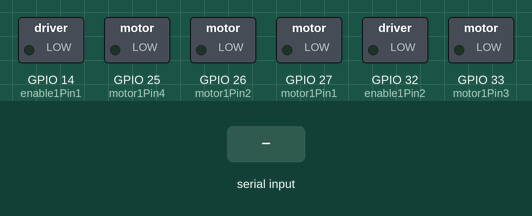
The sketch below on a simulated ESP32. On the bench: switched loads named in the sketch (green lamp = pin HIGH). Inputs (shaded band) come from the test bench. Nothing arrives over Bluetooth unless stated; what the sketch prints to the serial monitor is not drawn.

Above: at 1.2 s.
1.3 s: "1" received over the second serial link
At 2.0 s:
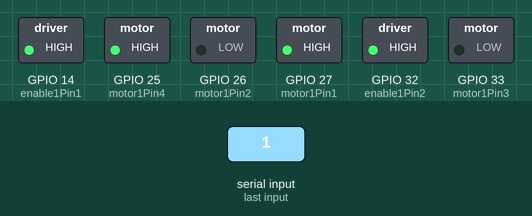
2.8 s: "2" received over the second serial link
At 3.1 s:
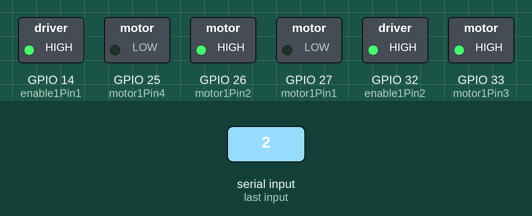
4.3 s: "3" received over the second serial link
At 5.5 s:
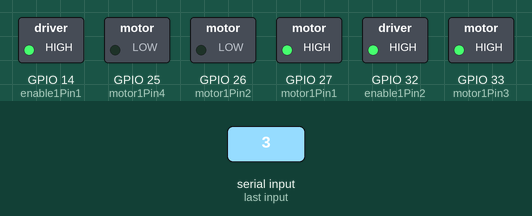
5.8 s: "4" received over the second serial link
At 6.6 s:
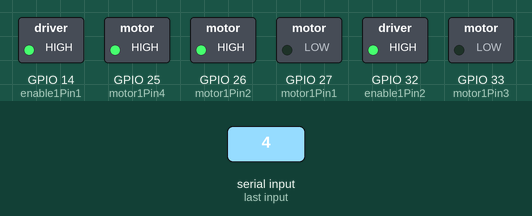
Timing chart, 0 to 8.3 s (numbered marks = the images above; inputs shaded):
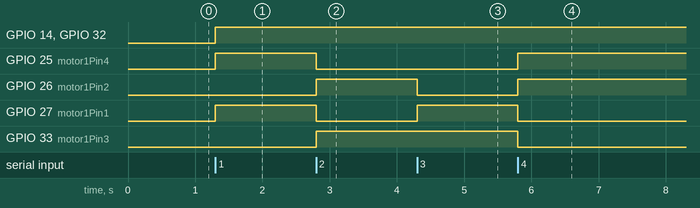

The sketch:

ESP32s_BLUTOOTH_ROBOT_CODING.ino
```cpp
#include <BluetoothSerial.h>

int motor1Pin1 = 27;
int motor1Pin2 = 26;
int enable1Pin1 = 14;
int motor1Pin3 = 33;
int motor1Pin4 = 25;
int enable1Pin2 = 32;


BluetoothSerial SerialBT;
byte BTData;

const int freq = 30000;
const int pwmChannel = 0;
const int resolution = 8;
int dutyCycle = 200;


/* Check if Bluetooth configurations are enabled in the SDK */
#if !defined(CONFIG_BT_ENABLED) || !defined(CONFIG_BLUEDROID_ENABLED)
#error Bluetooth is not enabled! Please run `make menuconfig` to and enable it
#endif

void setup()
{
  pinMode(motor1Pin1, OUTPUT);
  pinMode(motor1Pin2, OUTPUT);
  pinMode(enable1Pin1, OUTPUT);
  pinMode(motor1Pin3, OUTPUT);
  pinMode(motor1Pin4, OUTPUT);
  pinMode(enable1Pin2, OUTPUT);
  Serial.begin(115200);
  SerialBT.begin();
  Serial.println("Bluetooth Started! Ready to pair...");
}

void loop()
{
  if(SerialBT.available())
  {
    BTData = SerialBT.read();
    Serial.write(BTData);
  }

/* If received Character is 1, then Robot move FORWARD */
  if(BTData == '1')
  {
  Serial.println("FORWARD");
  digitalWrite(enable1Pin1,HIGH);
  digitalWrite(enable1Pin2,HIGH);

  digitalWrite(motor1Pin1, HIGH);
  digitalWrite(motor1Pin2, LOW);
  digitalWrite(motor1Pin3, LOW);
  digitalWrite(motor1Pin4, HIGH);

  }

  /* If received Character is 0, then Robot move BACKWARD */
  if(BTData == '2')
  {
  Serial.println("BACKWARD");
  digitalWrite(enable1Pin1,HIGH);
  digitalWrite(enable1Pin2,HIGH);

  digitalWrite(motor1Pin1, LOW);
  digitalWrite(motor1Pin2, HIGH);
  digitalWrite(motor1Pin3, HIGH);
  digitalWrite(motor1Pin4, LOW);


  }

 /* If received Character is 0, then Robot move RIGHT */
  if(BTData == '3')
  {
    Serial.println("RIGHT");
    digitalWrite(enable1Pin1,HIGH);
    digitalWrite(enable1Pin2,HIGH);

    digitalWrite(motor1Pin1, HIGH);
    digitalWrite(motor1Pin2, LOW);
    digitalWrite(motor1Pin3, HIGH);
    digitalWrite(motor1Pin4, LOW);
  }

  /* If received Character is 0, then Robot move LEFT */
   if(BTData == '4')
  {
    Serial.println("LEFT");
    digitalWrite(enable1Pin1,HIGH);
    digitalWrite(enable1Pin2,HIGH);

    digitalWrite(motor1Pin1, LOW);
    digitalWrite(motor1Pin2, HIGH);
    digitalWrite(motor1Pin3, LOW);
    digitalWrite(motor1Pin4, HIGH);
  }

  /* If received Character is 0, then Robot STOPPED */
   if(BTData == '5')
  {
    Serial.println("STOPPED");
    digitalWrite(enable1Pin1,LOW);
    digitalWrite(enable1Pin2,LOW);

    digitalWrite(motor1Pin1, LOW);
    digitalWrite(motor1Pin2, LOW);
    digitalWrite(motor1Pin3, LOW);
    digitalWrite(motor1Pin4, LOW);
  }
}
```

Measured:
- after the input at 1.3 s, GPIO 14 (enable1Pin1), GPIO 25 (motor1Pin4), GPIO 27 (motor1Pin1), GPIO 32 (enable1Pin2): LOW → HIGH at once
- after the input at 2.8 s, GPIO 25 (motor1Pin4), GPIO 27 (motor1Pin1): HIGH → LOW at once; GPIO 26 (motor1Pin2), GPIO 33 (motor1Pin3): LOW → HIGH at once
- after the input at 4.3 s, GPIO 26 (motor1Pin2): HIGH → LOW at once; GPIO 27 (motor1Pin1): LOW → HIGH at once
- after the input at 5.8 s, GPIO 25 (motor1Pin4), GPIO 26 (motor1Pin2): LOW → HIGH at once; GPIO 27 (motor1Pin1), GPIO 33 (motor1Pin3): HIGH → LOW at once
